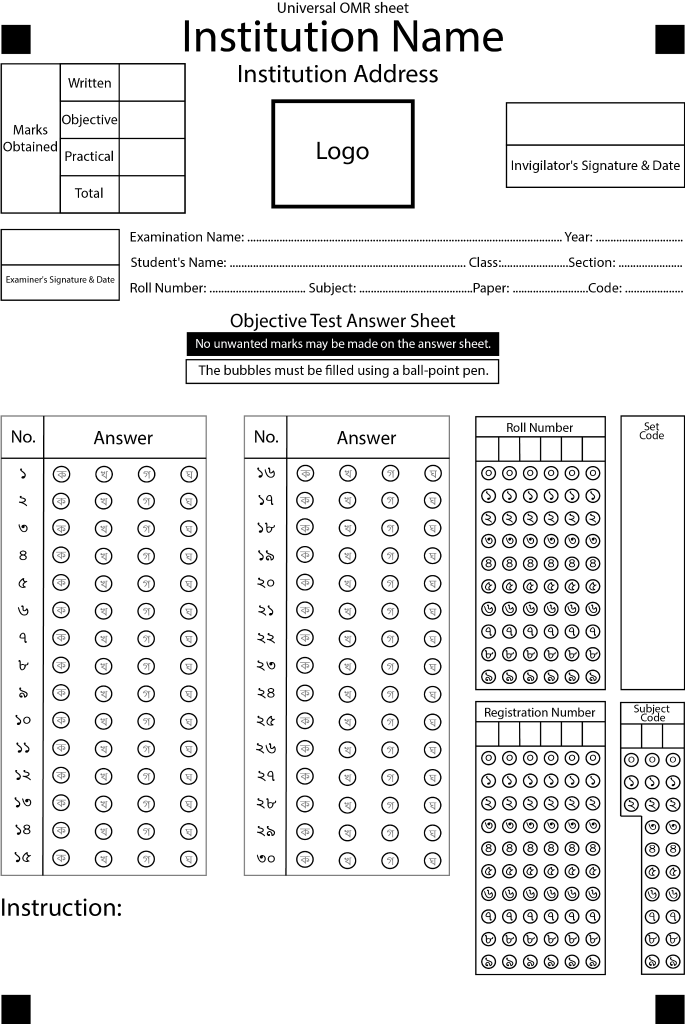
#> input picture mobile/assets/images/template_omr.png, 1370 x 2048 px (shown at 1/2 size)
$ python -i omr_detector_v1_backup.py   (imports and definitions only)
#> lines starting #> are read from the running program, lines starting #| are printed output that depends on the picture; after the words box and inside, x2 and y2 are one past the last pixel; in counts of white or black regions, pixels touching at a corner belong together
#> further down, picture is the input picture: shape (2048, 1370, 3); mean B, G, R 234, 234, 234
from __future__ import annotations

from typing import Any

import cv2
import numpy as np

from app.core.template_omr001 import (
    ANSWER_X_LEFT,
    ANSWER_X_RIGHT,
    ANSWER_Y,
    BUBBLE_INNER_RADIUS,
    FILLED_DARKNESS_THRESHOLD,
    IMAGE_HEIGHT,
    IMAGE_WIDTH,
    MARKER_CENTRES,
    MIN_SCORE_GAP,
)


# Bengali option labels used in the OMR sheet.
OPTION_LABELS = ("ক", "খ", "গ", "ঘ")


# [13 lines left out: function _decode_image, not called in this run]


def _find_corner_markers(
    image: np.ndarray,
) -> list[tuple[float, float]]:
    """
    Find the four black square registration markers around the OMR sheet.

    Returns markers in this order:

        1. top-left
        2. top-right
        3. bottom-right
        4. bottom-left
    """

    gray = cv2.cvtColor(image, cv2.COLOR_BGR2GRAY)

    # Convert dark areas to white using Otsu thresholding.
    _, binary = cv2.threshold(
        gray,
        0,
        255,
        cv2.THRESH_BINARY_INV + cv2.THRESH_OTSU,
    )
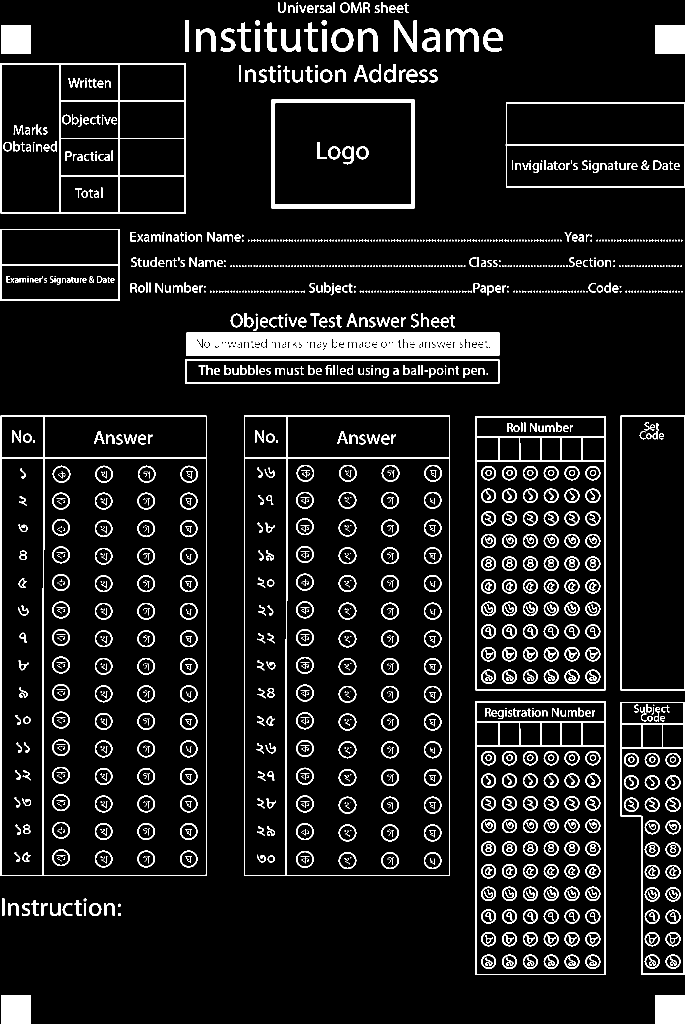
#> binary: shape (2048, 1370) (shown at 1/2 size); 8.6% white; 1626 white regions (712 under 20 px)

    contours, _ = cv2.findContours(
        binary,
        cv2.RETR_EXTERNAL,
        cv2.CHAIN_APPROX_SIMPLE,
    )
#> contours = 585 contours, 413 with area under 20; largest, box (x1, y1, x2, y2) and area: (488, 831, 900, 1752) 378120, (1, 831, 413, 1752) 378120, (950, 832, 1212, 1381) 143027, (950, 1402, 1212, 1950) 142767, (1, 126, 372, 428) 111369

    height, width = gray.shape
#> height = 2048; width = 1370

    image_area = float(height * width)
#> image_area = 2805760

    candidates: list[
        tuple[float, float, float, float, float]
    ] = []

    for contour in contours:
        x, y, contour_width, contour_height = cv2.boundingRect(
            contour
        )

        area = float(contour_width * contour_height)

        # Ignore very small objects and very large regions.
        if (
            area < image_area * 0.0003
            or area > image_area * 0.02
        ):
            continue

        aspect = contour_width / max(contour_height, 1)

        contour_area = cv2.contourArea(contour)

        fill_ratio = contour_area / max(area, 1.0)

        # Registration markers are approximately square
        # and almost completely filled.
        if (
            0.80 <= aspect <= 1.25
            and fill_ratio >= 0.80
        ):
            candidates.append(
                (
                    x + contour_width / 2.0,
                    y + contour_height / 2.0,
                    float(contour_width),
                    float(contour_height),
                    float(fill_ratio),
                )
            )
#> this loop made 585 passes
#> (x, y, contour_width, contour_height, area) on passes 3, 4, 6: (236, 1826, 6, 6, 36), (236, 1807, 6, 7, 42), (100, 1807, 21, 25, 525)
#> after the loop, candidates = [(1340, 2019, 58, 58, 0.966), (32, 2019, 58, 58, 0.966), (1340, 79, 58, 58, 0.966), (32, 79, 58, 58, 0.966)]

    if len(candidates) < 4:
        raise ValueError(
            "Could not find four corner markers; "
            f"found {len(candidates)} candidates."
        )

    points = np.array(
        [(candidate[0], candidate[1]) for candidate in candidates],
        dtype=np.float32,
    )
#> points = [[1340, 2019], [32, 2019], [1340, 79], [32, 79]]

    # Select the outermost four points using the standard
    # corner-distance combinations.
    top_left = points[
        np.argmin(points[:, 0] + points[:, 1])
    ]
#> top_left = [32, 79]

    top_right = points[
        np.argmin(-points[:, 0] + points[:, 1])
    ]
#> top_right = [1340, 79]

    bottom_left = points[
        np.argmin(points[:, 0] - points[:, 1])
    ]
#> bottom_left = [32, 2019]

    bottom_right = points[
        np.argmax(points[:, 0] + points[:, 1])
    ]
#> bottom_right = [1340, 2019]

    chosen = np.array(
        [
            top_left,
            top_right,
            bottom_right,
            bottom_left,
        ],
        dtype=np.float32,
    )
#> chosen = [[32, 79], [1340, 79], [1340, 2019], [32, 2019]]

    # Make sure the selected markers are actually close
    # to the four corners of the sheet.
    margin_x = width * 0.15
#> margin_x = 205.5
    margin_y = height * 0.15
#> margin_y = 307.2

    valid = (
        chosen[0, 0] < margin_x
        and chosen[0, 1] < margin_y
        and chosen[1, 0] > width - margin_x
        and chosen[1, 1] < margin_y
        and chosen[2, 0] > width - margin_x
        and chosen[2, 1] > height - margin_y
        and chosen[3, 0] < margin_x
        and chosen[3, 1] > height - margin_y
    )
#> valid = True

    if not valid:
        raise ValueError(
            "Four corner markers were not found "
            "at the sheet corners."
        )

    return [
        tuple(map(float, point))
        for point in chosen
    ]


# [368 lines left out: functions _warp_to_template, _bubble_darkness, _score_grid, _classify_answer, _decode_answers, process_omr_image, not called in this run]

>>> import cv2
>>> picture = cv2.imread('../../../mobile/assets/images/template_omr.png')
>>> result = _find_corner_markers(picture)
#> result = [(32, 79), (1340, 79), (1340, 2019), (32, 2019)]
